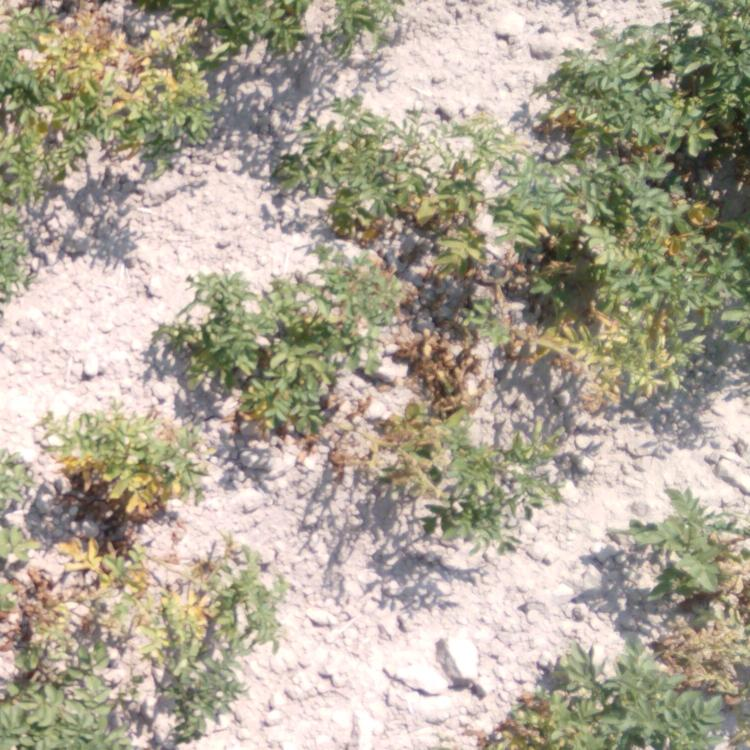
#> input picture Image_026.jpg, 750 x 750 px
$ python 2_feature_detection.py
#> lines starting #> are read from the running program, lines starting #| are printed output that depends on the picture; after the words box and inside, x2 and y2 are one past the last pixel; in counts of white or black regions, pixels touching at a corner belong together
"""What are features, detectors, and keypoints?
Features in an image are unique regions that the computer can easily tell apart.
Corners are good examples of features. Finding these unique features is called feature detection.
Once features are detected we need to find similar ones in a different image.
This means we need to describe the features.
Once you have the features and its description, you can find same features
in all images and align them, stitch them or do whatever you want.

Harris corner detector is a good example of feature detector.

Keypoints are the same thing as points of interest.
They are spatial locations, or points in the image that define what is interesting or what stand out in the image.
The reason why keypoints are special is because no matter how the image changes...
whether the image rotates, shrinks/expands, is translated, or distorted
you should be able to find the same keypoints in this modified image when comparing with the original image.

Harris corner detector detects corners.
FAST: Features from Accelerated Segment Test - also detects corners


Each keypoint that you detect has an associated descriptor that accompanies it.
SIFT, SURF and ORB all detect and describe the keypoints.

Descriptors are primarily concerned with both the scale and the orientation of the keypoint.

e.g. run ORB and draw keypoints with rich keypoints.
some of these points have a different circle radius. These deal with scale.

The larger the "circle", the larger the scale was that the point was detected at.
Also, there is a line that radiates from the centre of the circle to the edge.
This is the orientation of the keypoint, which we will cover next

Usually when we want to detect keypoints, we just take a look at the locations.
However, if you want to match keypoints between images,
then you definitely need the scale and the orientation to facilitate this.

"""

#HARRIS corner
#

import cv2
import numpy as np


img = cv2.imread('Image_026.jpg')
#> img is the input picture: shape (750, 750, 3); mean B, G, R 150, 166.8, 175
gray = cv2.cvtColor(img,cv2.COLOR_BGR2GRAY)
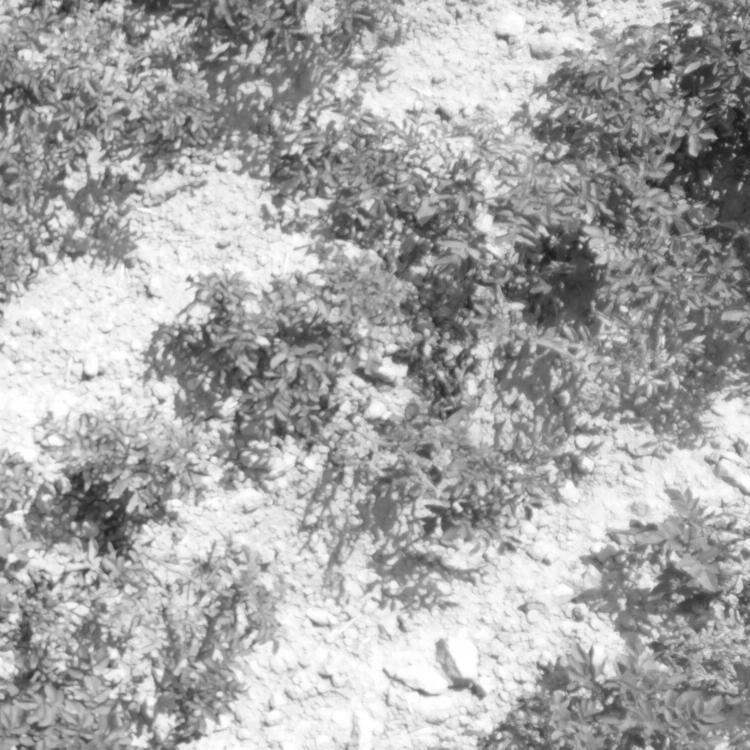
#> gray: shape (750, 750); min 23, max 255, mean 167.3

gray = np.float32(gray)  #Harris works on float32 images.

#Input parameters
# image, block size (size of neighborhood considered), ksize (aperture parameter for Sobel), k
harris = cv2.cornerHarris(gray,2,3,0.04)
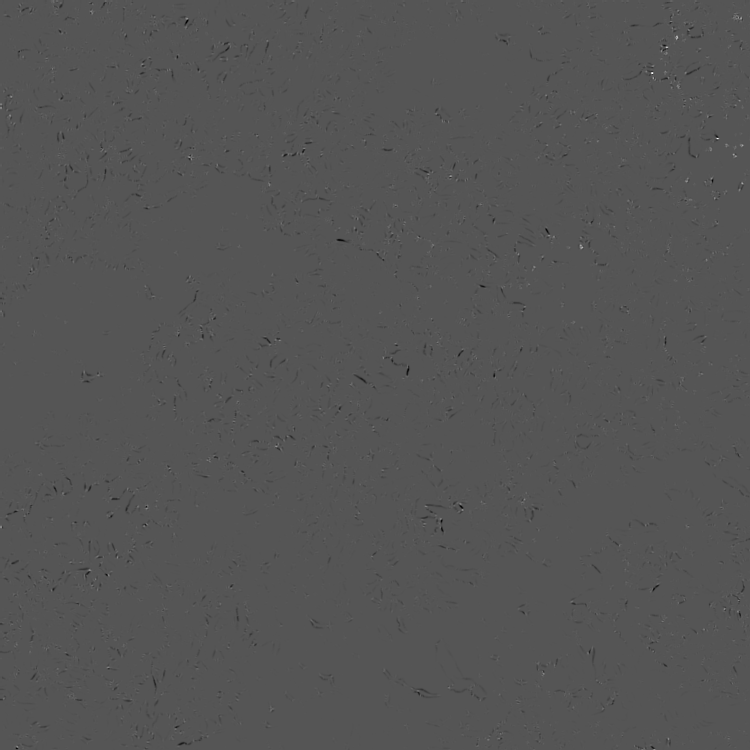
#> harris: shape (750, 750) float32; min -3577544, max 7112022.5, mean -9115.7; drawn with min black and max white

# Threshold for an optimal value, it may vary depending on the image.
img[harris>0.01*harris.max()]=[255,0,0]    # replace these pixels with blue
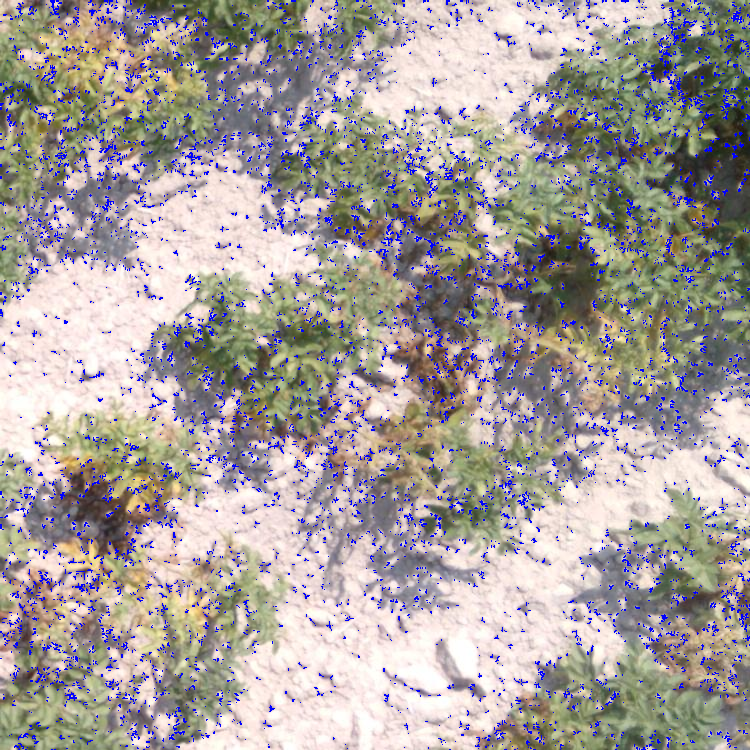
#> img: shape (750, 750, 3); 5.35% of pixels changed, all inside (x1, y1, x2, y2) = (0, 0, 750, 750)

cv2.imshow('Harris Corners',img)
cv2.waitKey(0)

#############################################

# Shi-Tomasi Corner Detector & Good Features to Track
# In opencv it is called goodfeaturestotrack


import cv2
import numpy as np

img = cv2.imread('Image_026.jpg')
gray = cv2.cvtColor(img,cv2.COLOR_BGR2GRAY)

#input image, #points, quality level (0-1), min euclidean dist. between detected points
corners = cv2.goodFeaturesToTrack(gray,50,0.05,10)
#> corners = 50 rows, first 8: [651, 72], [666, 46], [676, 36], [740, 17], [580, 247], [449, 175], [188, 156], [717, 138]
corners = np.int0(corners)   #np.int0 is int64

for i in corners:
    x,y = i.ravel()   # Ravel Returns a contiguous flattened array.
#    print(x,y)
    cv2.circle(img,(x,y),3,255,-1)  #Draws circle (Img, center, radius, color, etc.)
#> this loop made 50 passes
#> (x, y) on passes 1 to 12: (651, 72), (666, 46), (676, 36), (740, 17), (580, 247), (449, 175), (188, 156), (717, 138), (733, 154), (89, 569), (685, 180), (741, 182)
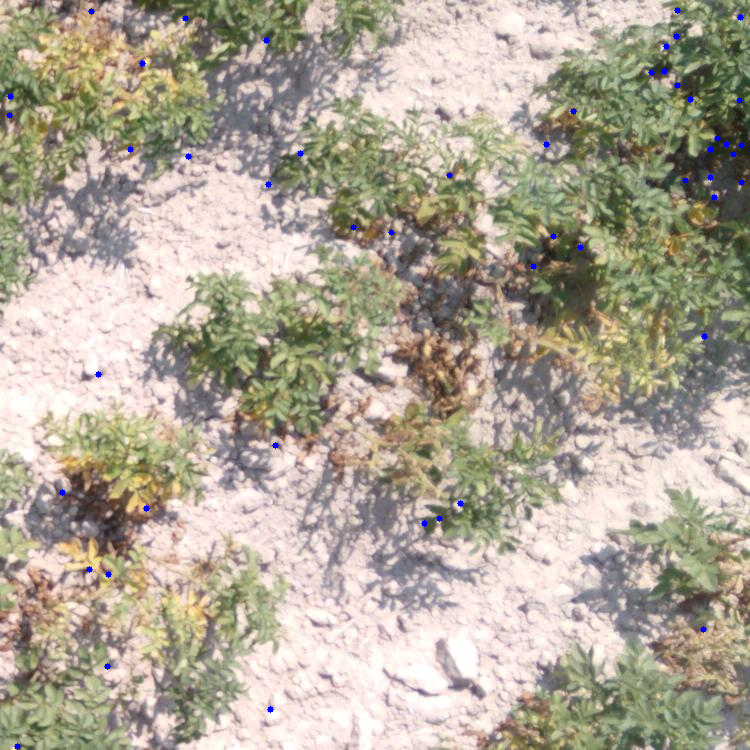
#> img: shape (750, 750, 3); 0.26% of pixels changed, all inside (x1, y1, x2, y2) = (6, 7, 745, 750)

cv2.imshow('Corners',img)
cv2.waitKey(0)

#####################################
#SIFT and SURF - do not work in opencv 3
#SIFT stands for scale invariant feature transform
#####################################
# FAST
# Features from Accelerated Segment Test
# High speed corner detector
# FAST is only keypoint detector. Cannot get any descriptors.

import cv2

img = cv2.imread('images/grains.jpg', 0)

# Initiate FAST object with default values
detector = cv2.FastFeatureDetector_create(50)   #Detects 50 points

kp = detector.detect(img, None)
#> kp = ()

#> (the run stopped early here; a loop or call above may not have finished)

$ run again, with Image_029.jpg copied over Image_026.jpg
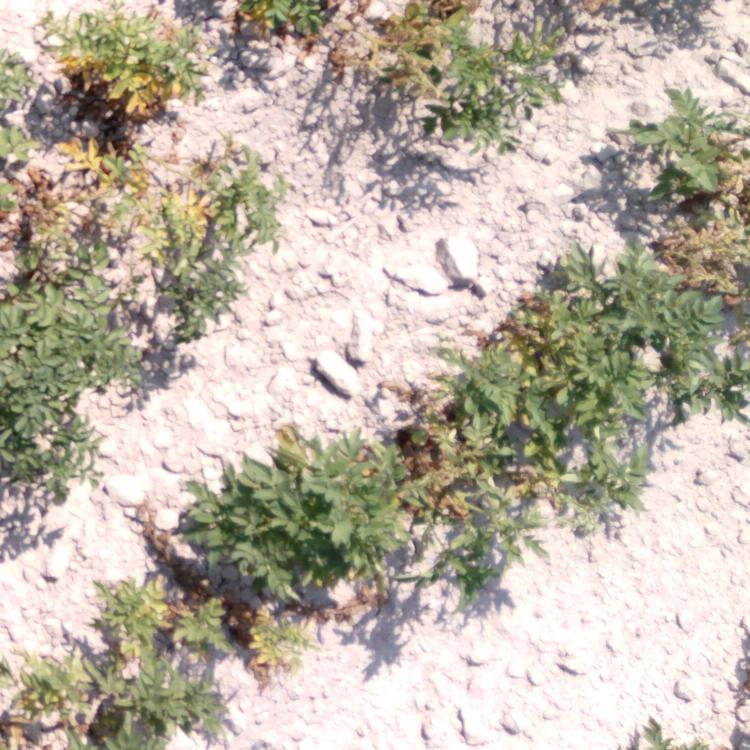
#> input picture Image_029.jpg, 750 x 750 px
#> img is the input picture: shape (750, 750, 3); mean B, G, R 163.3, 177.6, 187.1
#> `img[harris>0.01*harris.max()]=[255,0,0]`:
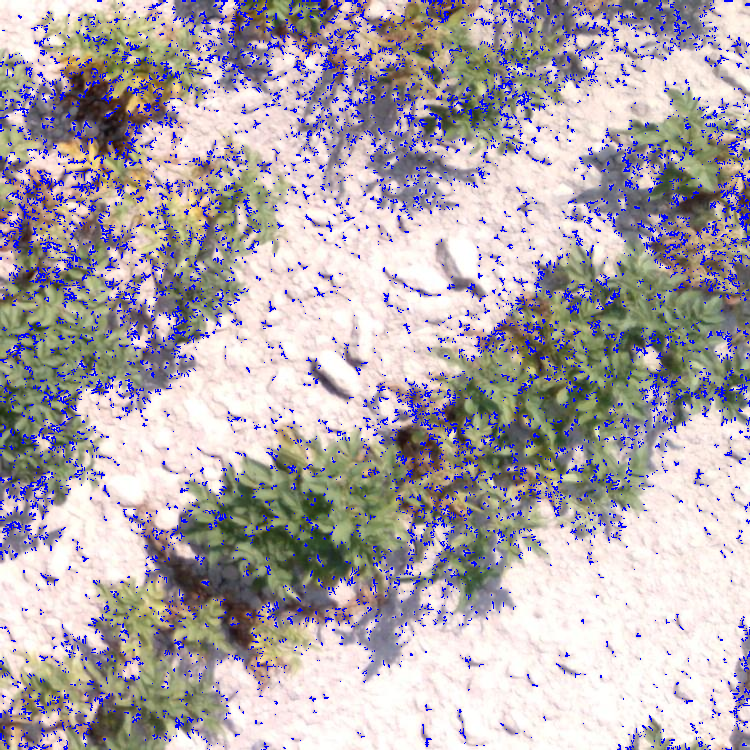
#> img: shape (750, 750, 3); 7% of pixels changed, all inside (x1, y1, x2, y2) = (0, 0, 750, 750)
#> corners = 50 rows, first 8: [731, 389], [89, 169], [490, 439], [221, 489], [18, 349], [439, 118], [275, 45], [703, 229]
#> the loop `for i in corners:` made 50 passes
#> after the loop `for i in corners:`:
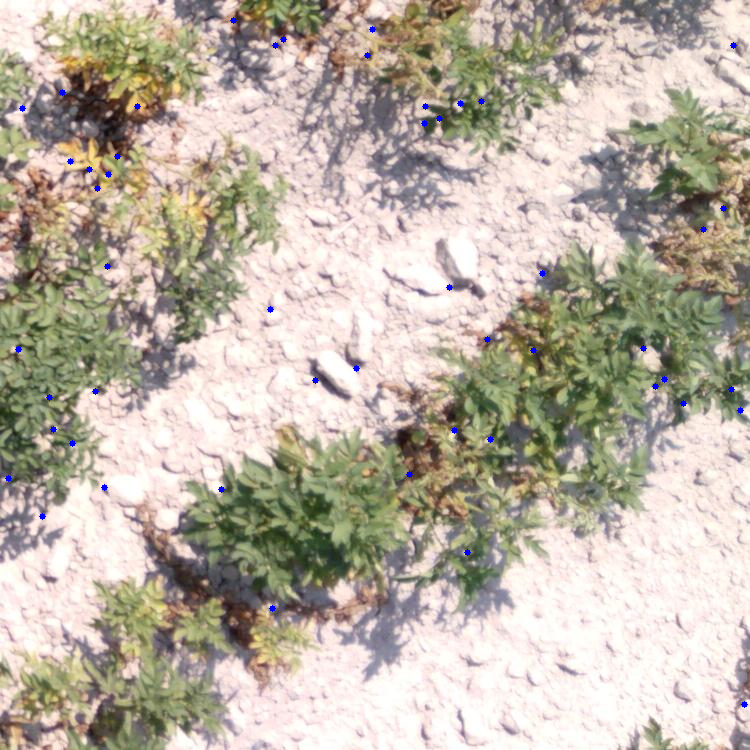
#> img: shape (750, 750, 3); 0.26% of pixels changed, all inside (x1, y1, x2, y2) = (5, 17, 748, 708)
#> kp = ()
